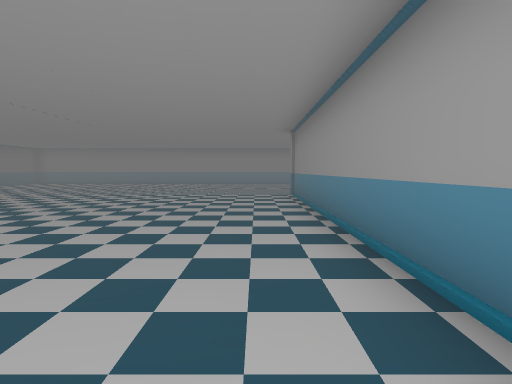
view 1 (above)

12 first-person views from a walk through a scene from a Unity 3-D project. The camera is 1.5 m above the floor, tilts 4° down and sees 80° across. Doors are open. The floor is counted in squares, 2 m on a side. Each view is taken from the middle of a square. On the plan, view 1 faces up. The plan holds only what a view shows up to about 10 squares ahead; the rest is blank. The player character is not drawn.

view 2
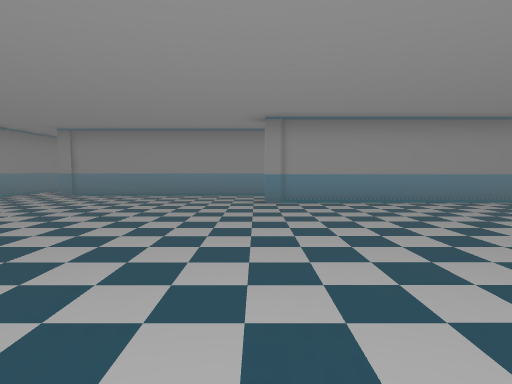

view 3
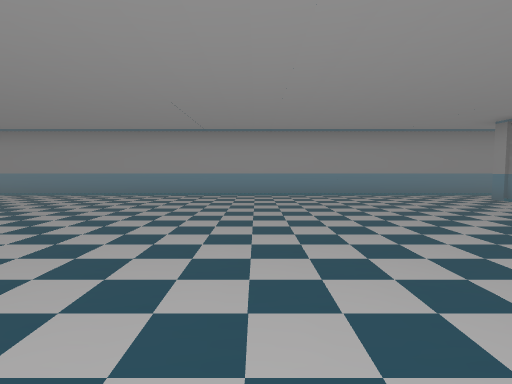

view 4
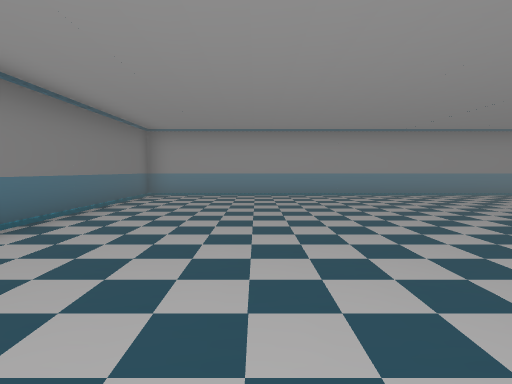

view 5
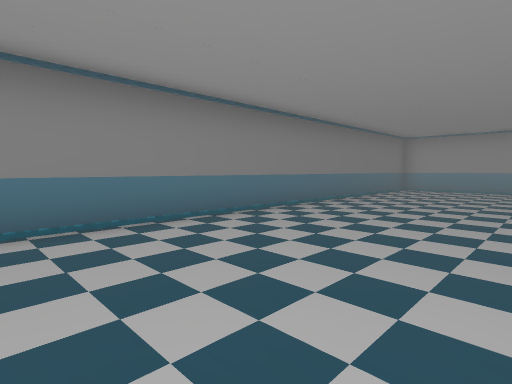

view 6
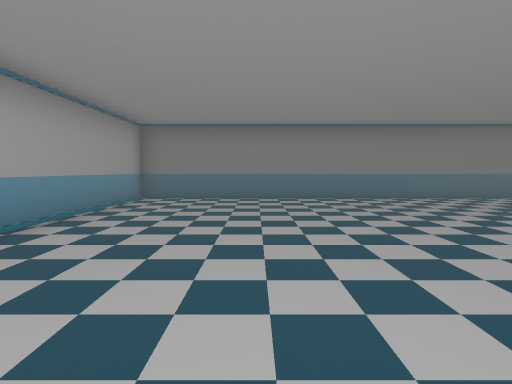

view 7
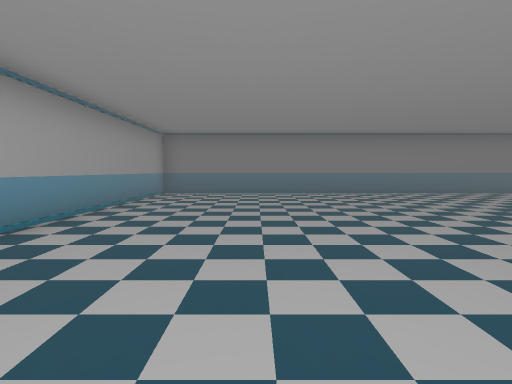

view 8
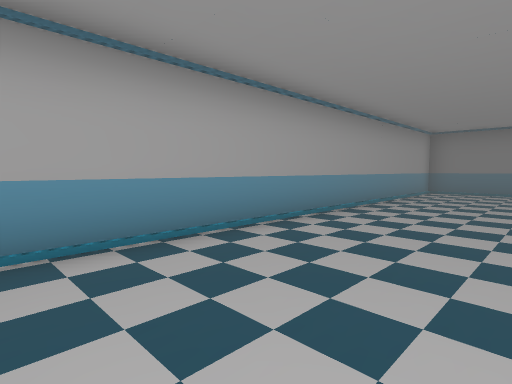

view 9
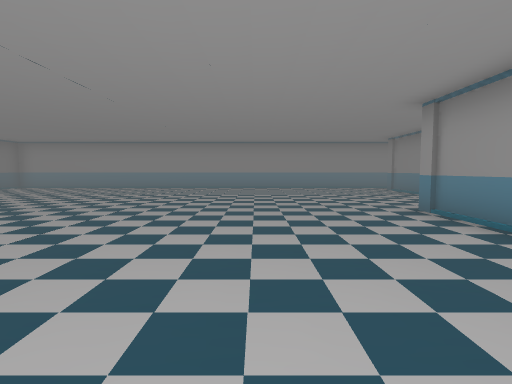

view 10
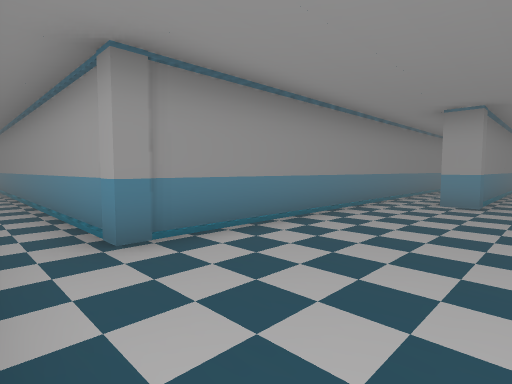

view 11
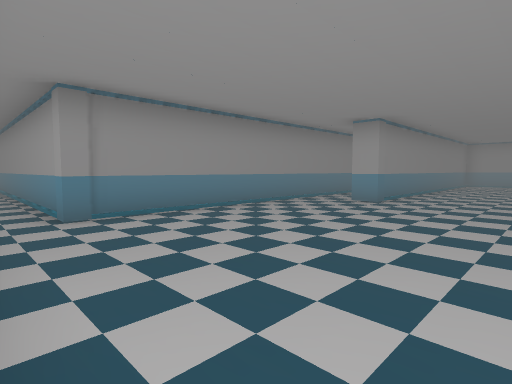

view 12
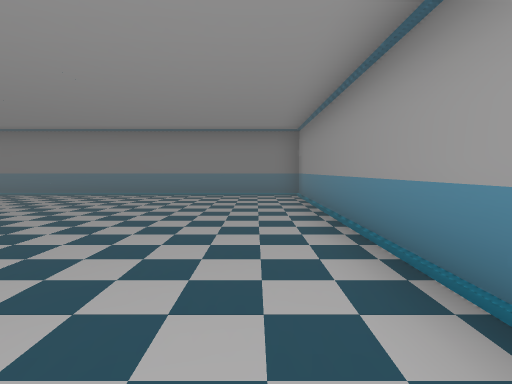

### Floor plan
Key: @ floor where view 1 was taken; # wall or solid block; . floor; / step, stairs or slope; O other object.
Columns run from 13 left of view 1 to 13 right of it. Each row starts with its distance up from view 1.
 18 ##################
 17 #//////////////////
 16 #/..............O//////////
 15 #/............../##########
 14 #/............../#
 13 #/............../#
 12 #/............../#
 11 #/............../#
 10 #/............OO/#
  9 #/............/#/#
  8 #/............/#/#
  7 #/............/#/#
  6 #/............/#/#
  5 #/............/#
  4 #/............/#
  3 #/............/#
  2 #/............/#
  1 #/............/#
  0 #.//////////.@
 -1 ############

Positions as (right, up) in squares from view 1, and headings:
1: (0, 0), facing up
2: (-6, 10), facing right
3: (-3, 8), facing up
4: (-9, 8), facing up
5: (-8, 5), facing up-left
6: (-4, 3), facing left
7: (-2, 3), facing left
8: (-1, 3), facing down-left
9: (-2, 4), facing up
10: (0, 17), facing down-right
11: (-2, 17), facing down-right
12: (-3, 16), facing left
